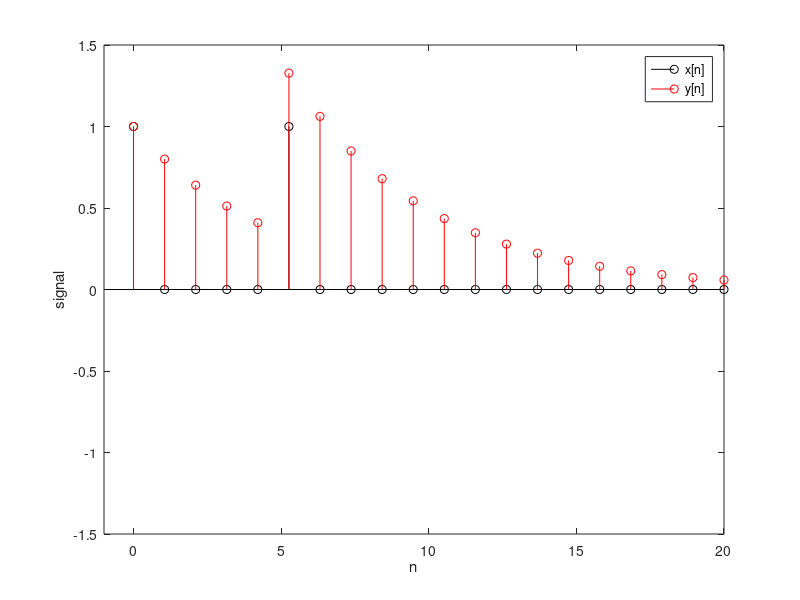

MATLAB code for this plot:
x = zeros(1,20);
x(1) = 1;
x(6) = 1; 

y = zeros(1,20);

a1 = -0.8;
N = length(x);
y(1) = x(1);

for n=2:N
    y(n) = x(n) - a1*y(n-1);
end

n = linspace(0,20,20);
figure(1);
clf; hold on;
stem(n,x,'ko');
stem(n,y,'ro');
axis([-1 20 -1.5 1.5]);
box on;
xlabel('n'); ylabel('signal');
legend({'x[n]', 'y[n]'})

